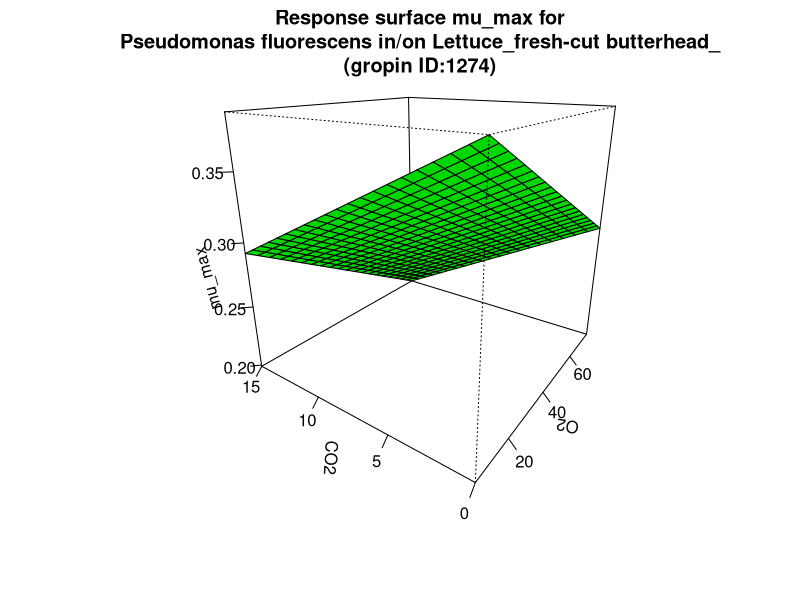

This figure's R source:
#############################
# start of Parameter script
#############################
O2 <- seq(4.995004995005,75.075,length.out=21)
CO2 <- seq(0,15.015,length.out=21)
#############################
# end of Parameter script
#############################
############################# 
# start of Model script Gropin ID 1274 
#############################
 
# constant coefficients for this model
 
variables <- data.frame(O2,CO2)
argumentsPar <- expand.grid(variables)
 
# heart of the model
response_surface <- function(O2,CO2) {
   mumax <-0.395-0.00133*O2-0.00641*CO2

return(mumax=mumax)
} 

# output parameters
mumax <- cbind(argumentsPar,response_surface(argumentsPar['O2'],argumentsPar['CO2']))
colnames(mumax) <- c(colnames(argumentsPar),'mumax')
#############################
# End of Model script
#############################
############################# 
# start of Visualisation script Gropin ID 1274 
#############################
persp(O2,CO2,matrix(unlist(mumax$mumax),nrow=21),col = 'green',xlab='O2',ylab='CO2',zlab='mu_max',main='Response surface mu_max for
Pseudomonas fluorescens in/on Lettuce_fresh-cut butterhead_
(gropin ID:1274)',theta=305,phi=20,shade=0.25,ticktype = 'detailed')
#############################
# End of Visualisation script
#############################
